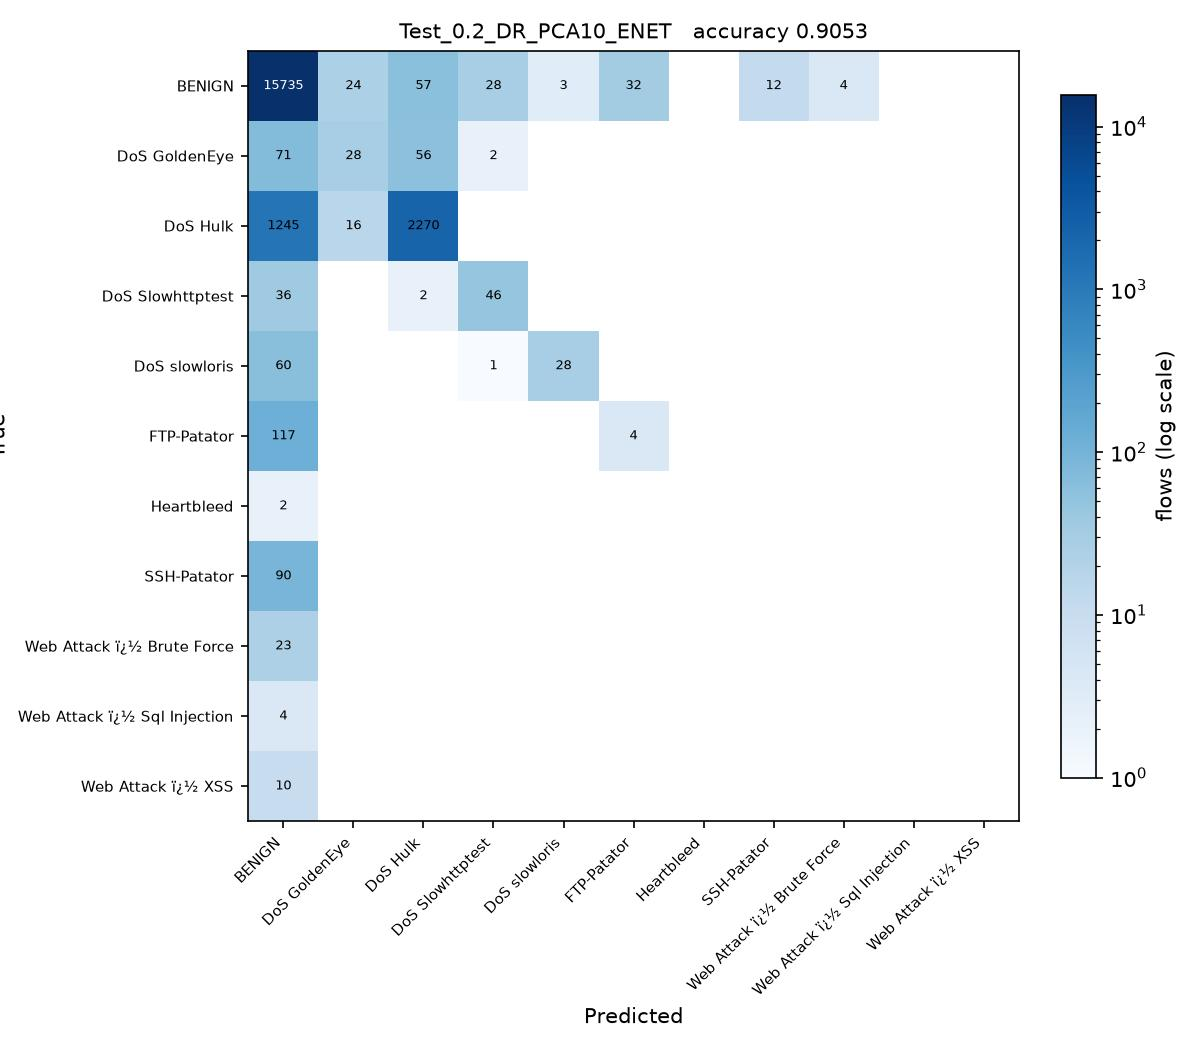

The script that saved this image:
# Test_0.2_DR_PCA10_ENET.py
#
# Test size 0.2  |  PCA, 10 components  |  Elastic Net -> SGDClassifier(penalty='elasticnet') (sheet #5)
#
# This is SGDC_60_40.py with the changes marked CHANGE below and nothing else.
#
# Sheet entry 5 is ElasticNet(alpha=0.1, l1_ratio=0.5), a regressor. The
# elasticnet penalty and l1_ratio=0.5 are carried over exactly; alpha is left
# at the SGDClassifier default for the same reason as entry 4.

import os
from pathlib import Path

# CHANGE 1: run from the project folder, so the CSV names below resolve, and
# read them as latin-1. The Web Attack labels contain byte 0x96, which the
# default utf-8 decoder rejects with UnicodeDecodeError.
os.chdir(Path(__file__).resolve().parent.parent)
import numpy as np
import pandas as pd

df1 = pd.read_csv(r'C:\Users\Karthika\OneDrive\Desktop\ACN_PCA_75_Runs\Scripts\Tuesday-WorkingHours.pcap_ISCX (1).csv', low_memory=True, encoding='latin-1')
df2 = pd.read_csv(r'C:\Users\Karthika\OneDrive\Desktop\ACN_PCA_75_Runs\Scripts\Wednesday-workingHours.pcap_ISCX.csv', low_memory=True, encoding='latin-1')
df3 = pd.read_csv(r'C:\Users\Karthika\OneDrive\Desktop\ACN_PCA_75_Runs\Scripts\Thursday-WorkingHours-Morning-WebAttacks.pcap_ISCX.csv', low_memory=True, encoding='latin-1')

dataset = pd.concat([df1, df2, df3], ignore_index=True)

dataset.columns = dataset.columns.str.strip()

# CHANGE 2: a stratified sample of 100000 flows, the same for every run.
# The full three captures hold about 1.3 million flows, which makes 75 runs
# impractical. At least 50 flows of every class are kept.
label = dataset.columns[-1]
dataset = pd.concat(
    [g.sample(n=min(len(g), max(50, round(100000 * len(g) / len(dataset)))), random_state=0)
     for _, g in dataset.groupby(label)],
    ignore_index=True
)

X = dataset.iloc[:, :-1]
y = dataset.iloc[:, -1]

X = X.apply(pd.to_numeric, errors='coerce')

X.replace([np.inf, -np.inf], np.nan, inplace=True)

from sklearn.impute import SimpleImputer

imputer = SimpleImputer(missing_values=np.nan, strategy='mean')
X = imputer.fit_transform(X)

from sklearn.preprocessing import LabelEncoder

labelencoder_y = LabelEncoder()
y = labelencoder_y.fit_transform(y)

from sklearn.model_selection import train_test_split

X_train, X_test, y_train, y_test = train_test_split(
    X,
    y,
    test_size=0.2,   # CHANGE 3: test size
    random_state=0,
    stratify=y
)

# CHANGE 4: PCA, from PCA_LDA_KErnel_PCA_CODE.pdf (fitted on training data only).
# PCA follows the directions of largest variance, so the features have to be on
# a common scale first, otherwise the components just track whichever column has
# the biggest units. The scaler is fitted on the training split only.
from sklearn.preprocessing import StandardScaler
from sklearn.decomposition import PCA

scaler = StandardScaler()
X_train = scaler.fit_transform(X_train)
X_test = scaler.transform(X_test)

pca = PCA(n_components=10)
X_train = pca.fit_transform(X_train)          # no labels: PCA is unsupervised
X_test = pca.transform(X_test)
print("\nVariance explained by 10 components : {:.4f}".format(pca.explained_variance_ratio_.sum()))

# CHANGE 5: Elastic Net -> SGDClassifier(penalty='elasticnet') (sheet #5) in place of SGDClassifier
from sklearn.linear_model import SGDClassifier

classifier = SGDClassifier(
    loss='hinge',
    penalty='elasticnet',
    l1_ratio=0.5,
    alpha=0.0001,
    max_iter=1000,
    tol=1e-3,
    random_state=0
)

classifier.fit(X_train, y_train)

y_pred = classifier.predict(X_test) 

from sklearn.metrics import confusion_matrix
from sklearn.metrics import accuracy_score
from sklearn.metrics import precision_score
from sklearn.metrics import recall_score
from sklearn.metrics import f1_score
from sklearn.metrics import classification_report

cm = confusion_matrix(y_test, y_pred)

print("Confusion Matrix:\n")
print(cm)

print("\nAccuracy : {:.4f}".format(accuracy_score(y_test, y_pred)))
print("\nPrecision : {:.4f}".format(precision_score(y_test, y_pred, average='weighted')))
print("\nRecall : {:.4f}".format(recall_score(y_test, y_pred, average='weighted')))
print("\nF1 Score : {:.4f}".format(f1_score(y_test, y_pred, average='weighted')))

print("\nClassification Report:\n")
print(classification_report(y_test, y_pred))
# CHANGE 6: save the confusion matrix as Test_0.2_DR_PCA10_ENET.jpg and record the result
import matplotlib
matplotlib.use('Agg')
import matplotlib.pyplot as plt
from matplotlib.colors import LogNorm

here = Path(__file__).resolve().parent
names = [str(c) for c in labelencoder_y.classes_]
fig, ax = plt.subplots(figsize=(8, 7))
im = ax.imshow(cm, cmap='Blues', norm=LogNorm(vmin=1))
ax.set_xticks(range(len(names)), names, rotation=45, ha='right', fontsize=7)
ax.set_yticks(range(len(names)), names, fontsize=7)
ax.set_xlabel('Predicted')
ax.set_ylabel('True')
ax.set_title('Test_0.2_DR_PCA10_ENET   accuracy {:.4f}'.format(accuracy_score(y_test, y_pred)), fontsize=10)
for i in range(cm.shape[0]):
    for j in range(cm.shape[1]):
        if cm[i, j]:
            ax.text(j, i, cm[i, j], ha='center', va='center', fontsize=6,
                    color='white' if cm[i, j] > cm.max() / 3 else 'black')
fig.colorbar(im, ax=ax, fraction=0.04, label='flows (log scale)')
fig.tight_layout()
fig.savefig(here / 'Test_0.2_DR_PCA10_ENET.jpg', dpi=150)
plt.close(fig)

row = pd.DataFrame([{
    'Test': 0.2, 'DR': 'PCA10', 'Clas': 'ENET',
    'Acc': round(accuracy_score(y_test, y_pred), 4),
    'Pre': round(precision_score(y_test, y_pred, average='weighted', zero_division=0), 4),
    'Rec': round(recall_score(y_test, y_pred, average='weighted', zero_division=0), 4),
    'F1': round(f1_score(y_test, y_pred, average='weighted', zero_division=0), 4),
    'script': 'Test_0.2_DR_PCA10_ENET',
}])
out = here.parent / 'results' / '75_runs.csv'
out.parent.mkdir(exist_ok=True)
if out.exists():
    old = pd.read_csv(out)
    row = pd.concat([old[old['script'] != 'Test_0.2_DR_PCA10_ENET'], row], ignore_index=True)
row.to_csv(out, index=False)
